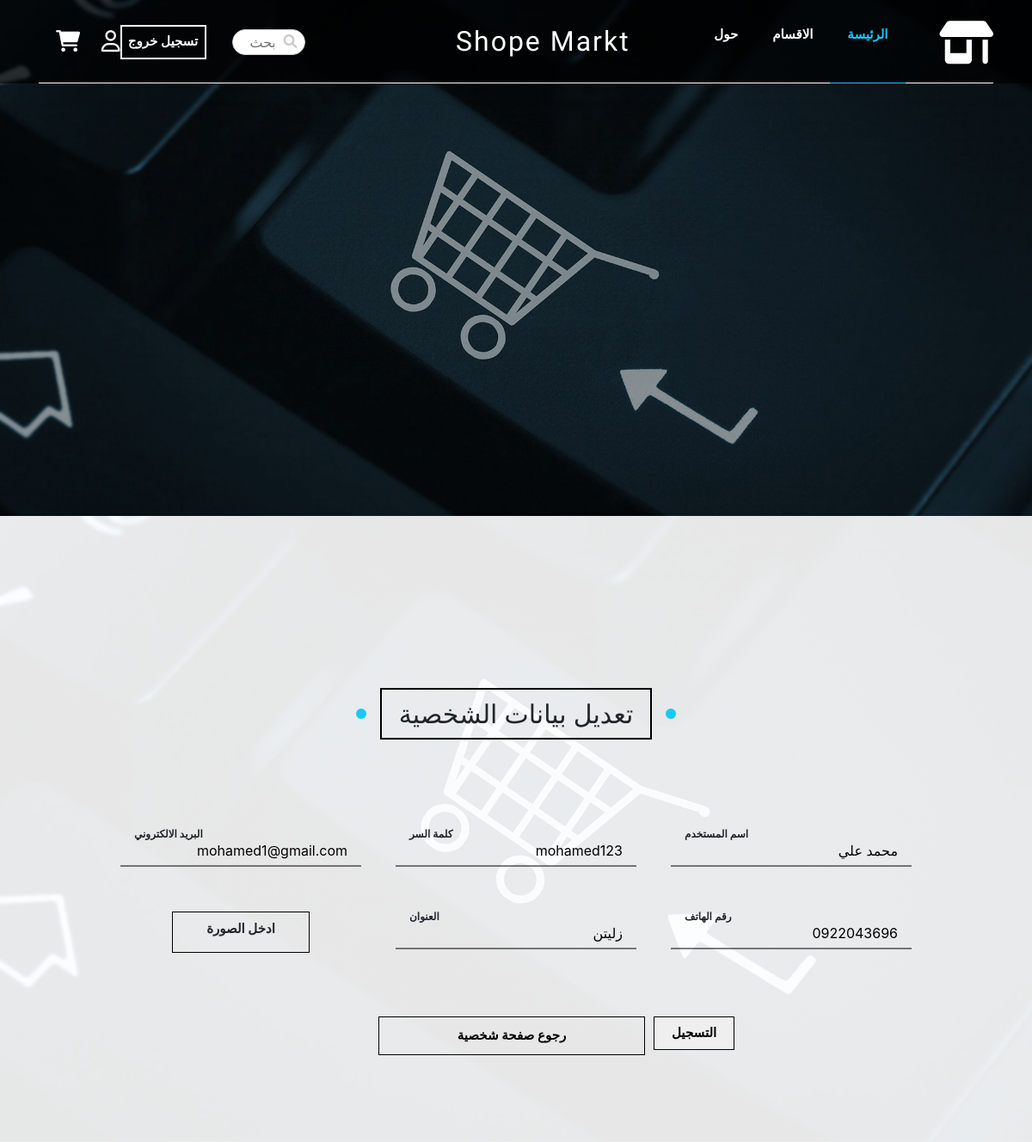
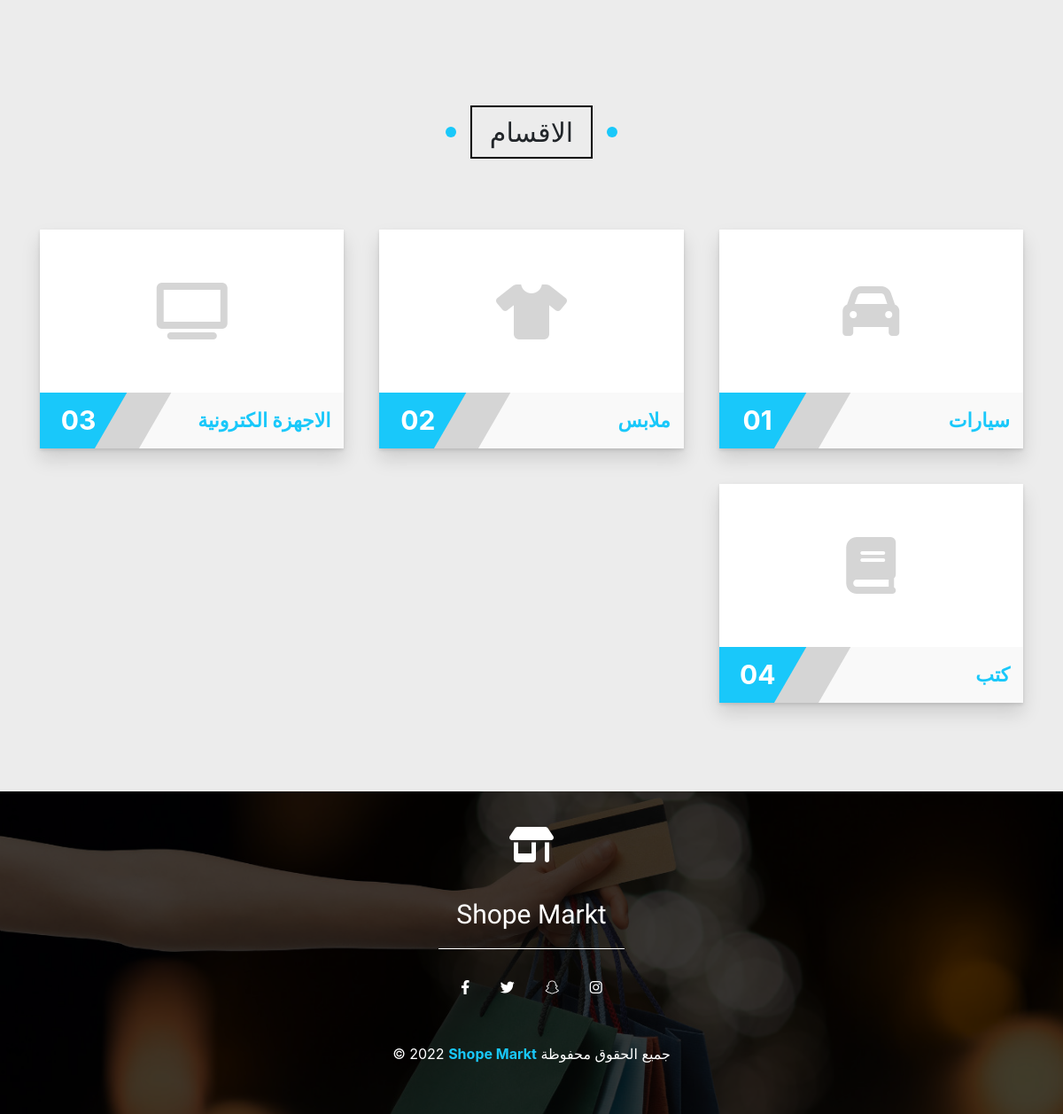
The page /user/user_edit.php (signed in) on the database its author committed (2 pictures, top to bottom).
### tables this page shows
CREATE TABLE `user` (
  `UserID` int(11) NOT NULL,
  `Name` varchar(50) NOT NULL,
  `Email` varchar(50) NOT NULL,
  `Password` varchar(50) NOT NULL,
  `Address` varchar(50) NOT NULL,
  `phone` varchar(12) NOT NULL,
  `Rank` varchar(50) NOT NULL,
  `Image` varchar(50) NOT NULL,
  `PackageID` int(11) DEFAULT NULL
);

### user/user_edit.php (the view, shortened to what this page needs)
<?php
include 'style/include/header.php';
require_once('../php/phpConect/mysql_connact.php');
?>
<div class="profile_edit">
    <h2 class="main-title">تعديل بيانات الشخصية</h2>
<?php   $comm=$conn_link->query("SELECT * FROM user WHERE UserID ='$_SESSION[user_id]'" )or die ("error");
      $row=mysqli_fetch_array($comm)?>
<div class="box">
    <div class="container">
        <div class="from-box">
            <div class="page">
              <form method="post" action=""  enctype="multipart/form-data">
                <label class="field field_v1">
                  <input class="field__input" placeholder="ادخل اسم مستخدم" name="name" value="<?php echo $row['Name'];?>" required>
                  <span class="field__label-wrap">
                    <span class="field__label">اسم المستخدم</span>
                  </span>
                </label>
              </div>
              <div class="page">
                <label class="field field_v1">
                  <input class="field__input" placeholder="ادخل كلمة السر" name="password" value="<?php
                  $encryption_id= $row['Password'];
                  $chiper="AES-128-CTR";
                  $option=0;
                  $encryption_vi='1234567890123456';
                  $encryption_key='Moad';
                  $password=openssl_decrypt($encryption_id,$chiper,$encryption_key,$option,$encryption_vi);
                  echo base64_decode($password);?>"required>
                  <span class="field__label-wrap">
                    <span class="field__label">كلمة السر</span>
                  </span>
                </label>
              </div>
              <div class="page">
                <label class="field field_v1">
                  <input class="field__input" placeholder="ادخل البريد الالكتروني" name="Email"  value="<?php echo $row['Email'];?>" required>
                  <span class="field__label-wrap">
                    <span class="field__label">البريد الالكتروني</span>
                  </span>
                </label>
              </div>
            <div class="page">
                <label class="field field_v1">
                  <input class="field__input" placeholder="ادخل رقم الهاتف" name ="phone" value="<?php echo $row['phone'];?>" required>
                  <span class="field__label-wrap">
                    <span class="field__label">رقم الهاتف</span>
                  </span>
                </label>
              </div>
              <div class="page">
                <label class="field field_v1">
                  <input class="field__input" placeholder="ادخل العنوان" name="adress" value="<?php echo $row['Address'];?>" required >
                  <span class="field__label-wrap">
                    <span class="field__label">العنوان</span>
                  </span>
                </label>
              </div>
              <div class="img1">
              <div class="img">
                <label for="inputTag">
                  ادخل الصورة
                </label>
              </div>
              </div>
              <div class="wrapper">
              <button style="border: none;"type="submit" name="update"> <a>  <span>التسجيل</span></button></a>
                </div>
              <div class="wrapper">
                <a href="index.php"><span>رجوع صفحة شخصية</span></a>
                </div>
        </div>
    </div>
</div>
</div>
<?php
    include 'style/include/footer.php';
?>

### rows shown on the page
user: name "محمد علي", password "mohamed123", Email "mohamed1@gmail.com", phone "0922043696", adress "زليتن"
